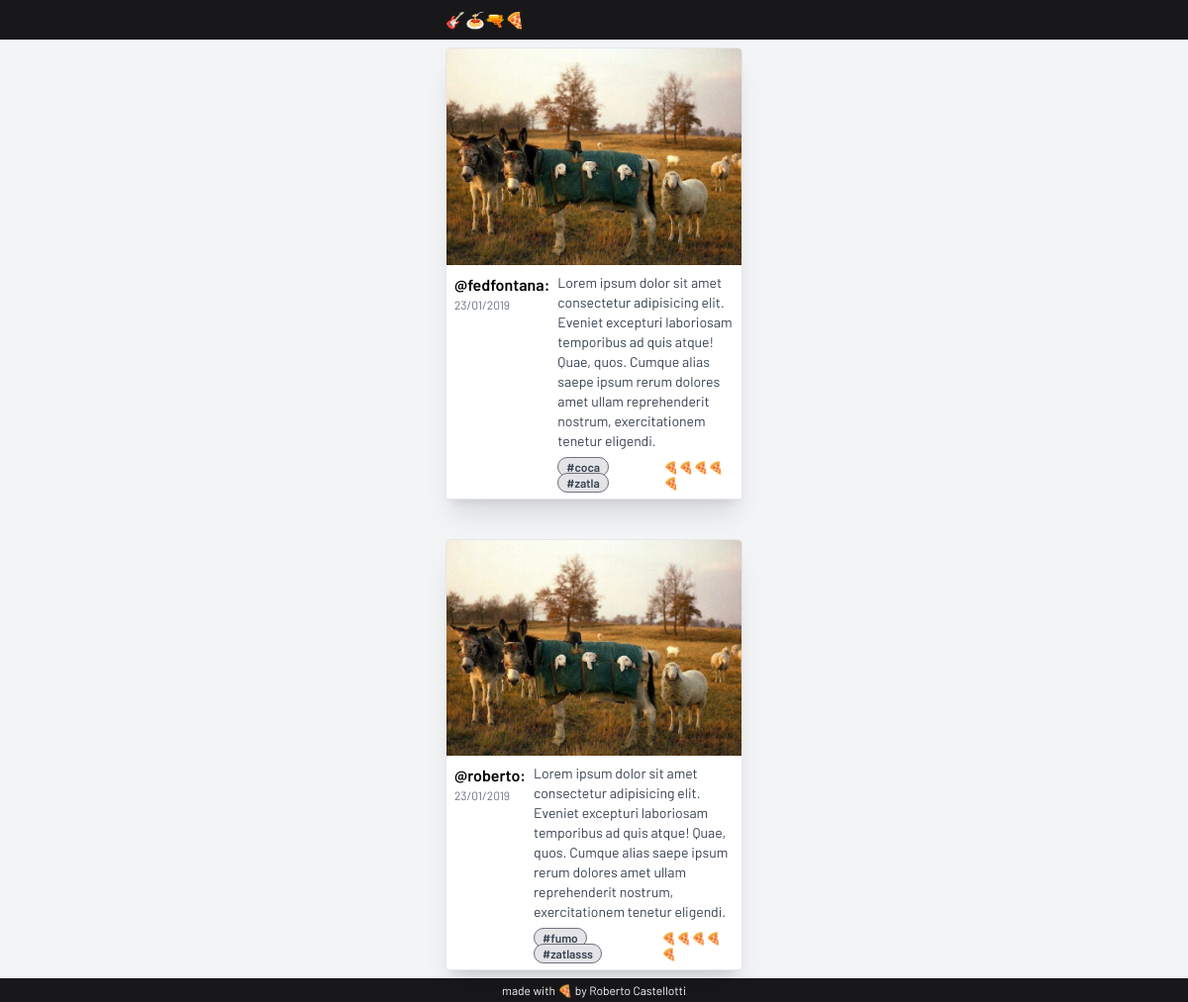
The page / on the database its author committed.
### mpmp.py (models this page shows, shortened)
class Post(db.Model):
    id = db.Column(db.Integer, primary_key=True)
    text = db.Column(db.String(80),nullable=False)
    date = db.Column(db.String(80), nullable=False)
    image = db.Column(db.String(120), unique=True, nullable=False)
    slug = db.Column(db.String(120), unique=True, nullable=False)
    categories = db.relationship("Category", backref="post", lazy=True)
    author = db.relationship("User", backref="post", lazy=True, uselist=False)

class User(db.Model):
    id = db.Column(db.Integer, primary_key=True)
    username = db.Column(db.String(80), unique=True, nullable=False)
    email = db.Column(db.String(120), unique=True, nullable=False)
    password = db.Column(db.String(120), nullable=False)
    post_id = db.Column(db.Integer, db.ForeignKey("post.id"))

class Category(db.Model):
    id = db.Column(db.Integer, primary_key=True)
    text = db.Column(db.String(512), unique=True, nullable=False)
    post_id = db.Column(db.Integer, db.ForeignKey("post.id"))

### mpmp.py (the view)
@app.get("/")
def index():
    posts = Post.query.all()
    return render_template("index.html", posts=posts)

### templates/index.html
{% extends "base.html" %} {% block content %} {%for post in posts%}
<a
  class="transition ease-in-out hover:scale-105 transform-gpu group border bg-white shadow-xl rounded"
  href="/p/{{post.slug}}"
>
  <img
    class="transform-gpu group-hover:opacity-75 rounded-t object-cover"
    src="/static/test.png"
    alt="d"
  />
  <div class="flex gap-x-2 p-2">
    <div>
      <span class="font-semibold">@{{post.author.username}}:</span>
      <p class="text-xs text-gray-500">{{post.date}}</p>
    </div>
    <div class="text-gray-700 flex flex-col text-sm">
      <p>{{post.text}}</p>
      <div class="mt-2 flex gap-x-2 text-xs justify-between">
        <div>
          {% for category in post.categories%}
          <span
            class="bg-zinc-200 rounded-full px-2 py-0.5 font-semibold text-gray-700 border border-zinc-500"
            >#{{category.text}}</span
          >
          {%endfor%}
        </div>
        <span class="self-end">🍕🍕🍕🍕🍕</span>
      </div>
    </div>
  </div>
</a>
{%endfor%} {% endblock %}

### templates/base.html (shortened to what this page needs)
<!DOCTYPE html>
<html lang="en">
  <head>
    <script src="https://cdn.tailwindcss.com?plugins=typography"></script>
  </head>
  <body class="flex flex-col h-screen justify-between bg-gray-100">
    <header class="py-2 bg-zinc-900 text-white">
      <div class="w-11/12 sm:w-3/12 mx-auto">
        <a href="/" class="flex items-center"> 🎸🍝🔫🍕 </a>
      </div>
    </header>
    <div class="my-2  w-11/12 sm:w-3/12 mx-auto grid gap-y-10 mx-auto">
      {% block content %}{% endblock %}
    </div>
    <footer class="text-xs p-1 bg-zinc-900 text-white text-center">
      made with 🍕 by
      <a href="https://rcastellotti.dev"> Roberto Castellotti </a>
    </footer>
  </body>
</html>

### templates/base.html (style rules this page uses)
* { font-family: "Barlow"; }

### rows shown on the page
Post: author.username "fedfontana", date "23/01/2019", text "Lorem ipsum dolor sit amet consectetur adipisicing elit. Eveniet excepturi laboriosam temporibus ad quis atque! Quae, quos. Cumque alias saepe ipsum rerum dolores amet ullam reprehenderit nostrum, exercitationem tenetur eligendi."
Category: text "coca"
Category: text "zatla"
Post: author.username "roberto", date "23/01/2019", text "Lorem ipsum dolor sit amet consectetur adipisicing elit. Eveniet excepturi laboriosam temporibus ad quis atque! Quae, quos. Cumque alias saepe ipsum rerum dolores amet ullam reprehenderit nostrum, exercitationem tenetur eligendi."
Category: text "fumo"
Category: text "zatlasss"
